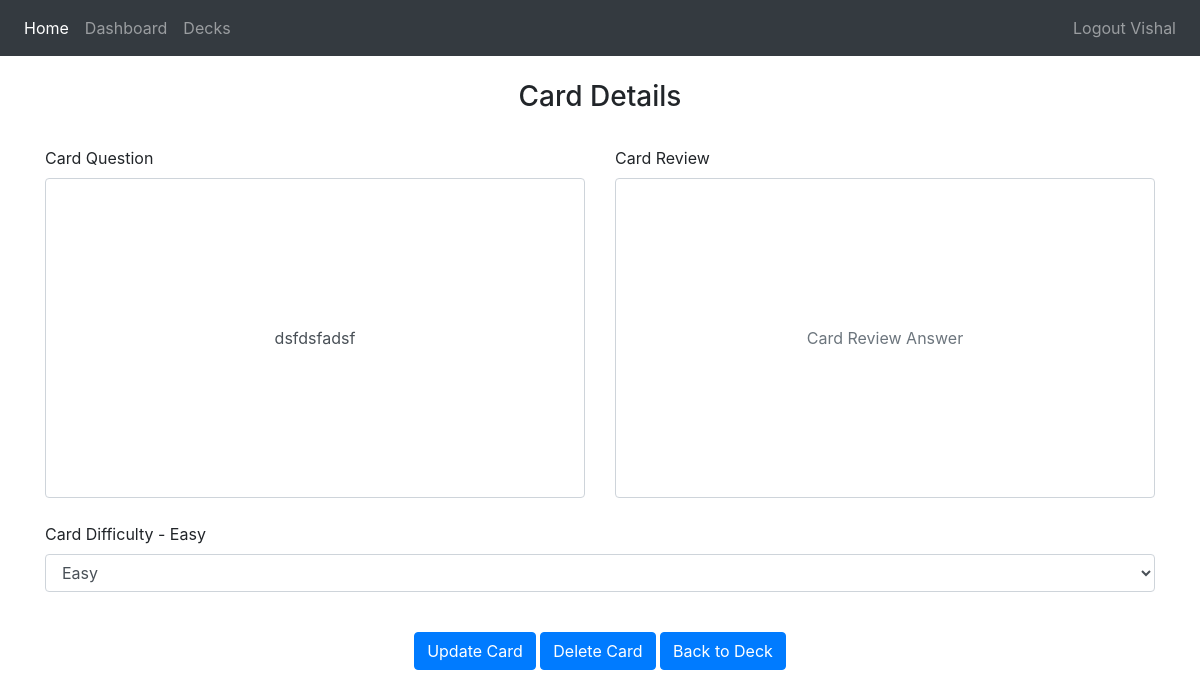
The page /decks/1/cards/1 (signed in) on the database as committed earlier.
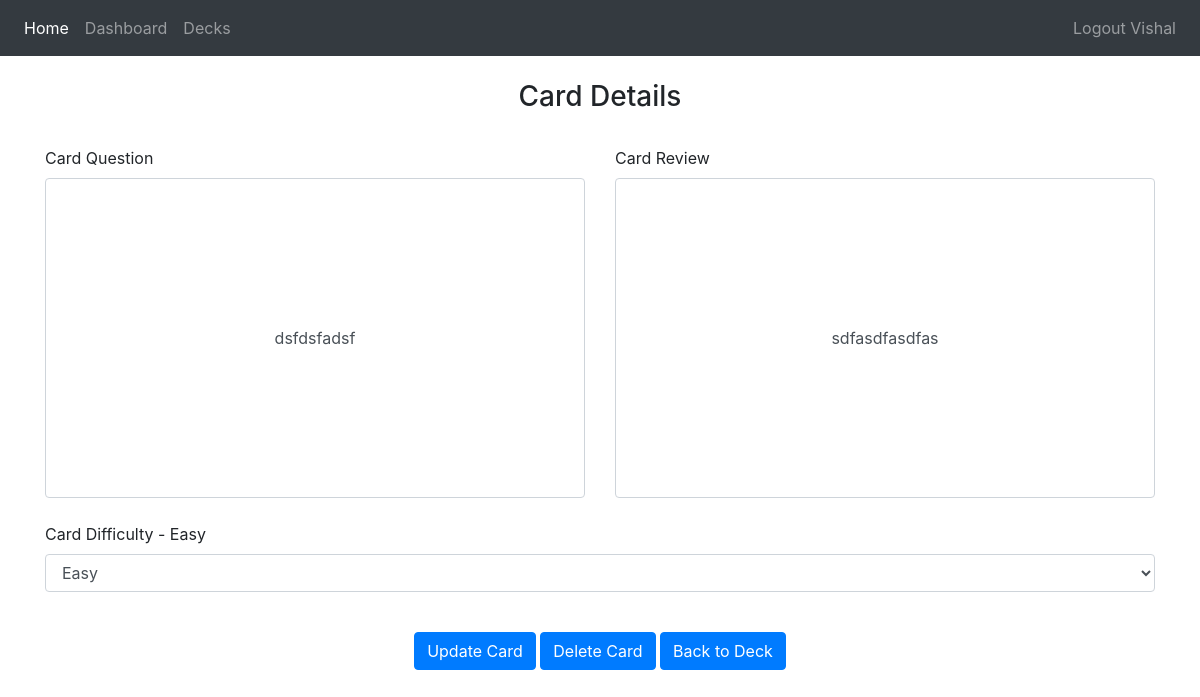
The same page on the database as committed later.
### flashapp/database/models.py (models this page shows)
class Card(db.Model):
    card_id = db.Column(db.Integer, primary_key=True)
    deck_id = db.Column(db.Integer, db.ForeignKey('deck.deck_id'))
    card_ques = db.Column(db.String(1500), nullable=False)
    card_ans = db.Column(db.String(1500), nullable=False)
    diff_level = db.Column(db.String(10), nullable=False)
    score = db.Column(db.Integer, default=0)
    crt_dt = db.Column(db.DateTime(timezone=True), default=func.now())
    updt_dt = db.Column(db.DateTime(timezone=True), default=func.now())

### flashapp/controller.py (the view, shortened to what this page needs)
@views.route('/decks/<deck_id>/cards/<card_id>', methods=['GET', 'POST'])
@login_required
def card_details(deck_id, card_id):
    card = Card.query.filter_by(card_id=card_id).first()
    return render_template("card_details.html", user=current_user, card=card, deck_id=deck_id)

### flashapp/app.py (called while the page is built)
def create_app():
    app = Flask(__name__)
    app.config['SECRET_KEY'] = 'klfaslkdfj'
    app.config['SQLALCHEMY_DATABASE_URI'] = f'sqlite:///{DB_NAME}'
    db.init_app(app)
    app.register_blueprint(views, url_prefix='/')
    app.register_blueprint(auth, url_prefix='/')
    create_database(app)
    login_manager = LoginManager()
    login_manager.login_view = 'views.login'
    login_manager.init_app(app)
    @login_manager.user_loader
    def load_user(id):
        return User.query.get(int(id))
    return app

### flashapp/templates/card_details.html (shortened to what this page needs)
{% extends "base.html" %} {% block title %}Card Details{% endblock %} {% block content
%}
<form method="POST">
  <h3 align="center">Card Details</h3>
    <br />
  <div class="row">
    <div class="col">
        <label for="exampleFormControlSelect1">Card Question</label>
      <input type="text" style="height:20rem" class="form-control text-center" placeholder="Card Question" id="card-ques" name="card-ques" value="{{ card.card_ques }}">
    </div>
    <div class="col">
        <label for="exampleFormControlSelect1">Card Review</label>
      <input type="text" style="height:20rem" class="form-control text-center" placeholder="Card Review Answer" id="card-ans" name="card-ans" value="{{ card.card_ans }}">
    </div>
  </div>
    <br />
<div class="form-group">
    <label for="exampleFormControlSelect1">Card Difficulty - {{ card.diff_level }}</label>
    <select class="form-control" id="card-diff" name="card-diff">
      <option>Easy</option>
    </select>
  </div>
  <br />
  <div class="text-center">
<button type="submit" class="btn btn-primary">Update Card</button>
    <button type="button" class="btn btn-primary" data-toggle="modal" data-target="#exampleModalCenter2">
  Delete Card
</button>
    <a class="btn btn-primary" href="/decks/{{ deck_id }}" role="button">Back to Deck</a>
    </div>
</form>
{% endblock %}

Rows that differ between the two databases and show on the page:
changed Card "Easy": card-ans (not shown) → "sdfasdfasdfas"
